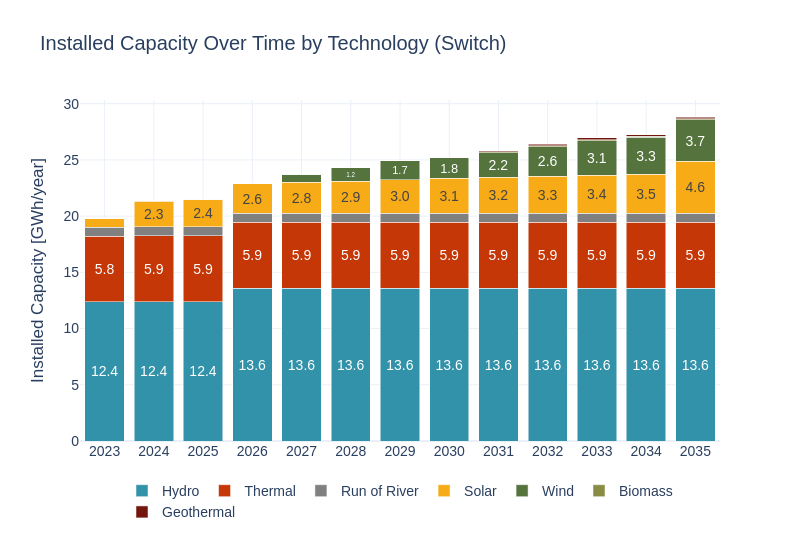

Here is the notebook cell this chart was saved with:
### Code cell
import pandas as pd

cap_inst = pd.read_csv(model_outputs_path + 'BuildGen.csv')
gen_info = pd.read_csv(model_inputs_path + 'gen_info.csv')

# Unir con info de tecnologías
cap_inst = pd.merge(cap_inst, gen_info, left_on='GEN_BLD_YRS_1',
                    right_on='GENERATION_PROJECT', how='inner')
# Filtrar solo plantas activas (gen_max_age > 1)
cap_inst = cap_inst[cap_inst['gen_max_age'] > 1]
# Expandir cada planta en sus años activos
records = []
for _, row in cap_inst.iterrows():
    start_year = row['GEN_BLD_YRS_2']
    end_year = start_year + row['gen_max_age'] - 1
    for year in range(start_year, end_year + 1):
        if year <= 2035:
            records.append({
                'year': year,
                'gen_tech': row['gen_tech'],
                'BuildGen': row['BuildGen']
            })

# Crear nuevo DataFrame con capacidad activa por año
cap_inst_expanded = pd.DataFrame(records)
# Sumar capacidad instalada activa por año y tecnología
cap_inst_switch = cap_inst_expanded.groupby(['year', 'gen_tech'], as_index=False)['BuildGen'].sum()
cap_inst_switch = cap_inst_switch[cap_inst_switch['year'] >= years[0]]
cap_inst_switch = cap_inst_switch[cap_inst_switch['year'] <= years[1]]
cap_inst_switch['BuildGen'] = cap_inst_switch['BuildGen'] / 1000
sw.scenarios.dispatched_generation(cap_inst_switch, 'Installed Capacity', 'GWh', 'year', 'BuildGen', 'gen_tech', scenario_name, 'Switch', 1)
#cap_inst_switch.to_csv('./14_switch.csv')

### Figure 1 — Plotly figure (JSON) as saved in the notebook; plotly's stock layout.template omitted (floating-point values rounded to 4 significant figures)
{"data": [{"alignmentgroup": "True", "hovertemplate": "gen_tech=Hydro<br>Year=%{x}<br>Dispatched Generation (MW)=%{y}<br>text=%{text}<extra></extra>", "insidetextanchor": "middle", "legendgroup": "Hydro", "marker": {"color": "#3292A9", "pattern": {"shape": ""}}, "name": "Hydro", "offsetgroup": "Hydro", "orientation": "v", "showlegend": true, "text": ["12.39", "12.39", "12.39", "13.59", "13.59", "13.59", "13.59", "13.59", "13.59", "13.59", "13.59", "13.59", "13.59"], "textangle": 0, "textposition": "inside", "texttemplate": "%{text:.1f}", "type": "bar", "x": [2023, 2024, 2025, 2026, 2027, 2028, 2029, 2030, 2031, 2032, 2033, 2034, 2035], "xaxis": "x", "y": [12.39, 12.39, 12.39, 13.59, 13.59, 13.59, 13.59, 13.59, 13.59, 13.59, 13.59, 13.59, 13.59], "yaxis": "y"}, {"alignmentgroup": "True", "hovertemplate": "gen_tech=Thermal<br>Year=%{x}<br>Dispatched Generation (MW)=%{y}<br>text=%{text}<extra></extra>", "insidetextanchor": "middle", "legendgroup": "Thermal", "marker": {"color": "#C53707", "pattern": {"shape": ""}}, "name": "Thermal", "offsetgroup": "Thermal", "orientation": "v", "showlegend": true, "text": ["5.82", "5.87", "5.87", "5.87", "5.87", "5.87", "5.87", "5.87", "5.87", "5.87", "5.87", "5.87", "5.87"], "textangle": 0, "textposition": "inside", "texttemplate": "%{text:.1f}", "type": "bar", "x": [2023, 2024, 2025, 2026, 2027, 2028, 2029, 2030, 2031, 2032, 2033, 2034, 2035], "xaxis": "x", "y": [5.822, 5.873, 5.873, 5.873, 5.873, 5.873, 5.873, 5.873, 5.873, 5.873, 5.873, 5.873, 5.873], "yaxis": "y"}, {"alignmentgroup": "True", "hovertemplate": "gen_tech=Run of River<br>Year=%{x}<br>Dispatched Generation (MW)=%{y}<br>text=%{text}<extra></extra>", "insidetextanchor": "middle", "legendgroup": "Run of River", "marker": {"color": "#808080", "pattern": {"shape": ""}}, "name": "Run of River", "offsetgroup": "Run of River", "orientation": "v", "showlegend": true, "text": ["", "", "", "", "", "", "", "", "", "", "", "", ""], "textangle": 0, "textposition": "inside", "texttemplate": "%{text:.1f}", "type": "bar", "x": [2023, 2024, 2025, 2026, 2027, 2028, 2029, 2030, 2031, 2032, 2033, 2034, 2035], "xaxis": "x", "y": [0.782, 0.782, 0.782, 0.782, 0.782, 0.782, 0.782, 0.782, 0.782, 0.782, 0.782, 0.782, 0.782], "yaxis": "y"}, {"alignmentgroup": "True", "hovertemplate": "gen_tech=Solar<br>Year=%{x}<br>Dispatched Generation (MW)=%{y}<br>text=%{text}<extra></extra>", "insidetextanchor": "middle", "legendgroup": "Solar", "marker": {"color": "#F7AB17", "pattern": {"shape": ""}}, "name": "Solar", "offsetgroup": "Solar", "orientation": "v", "showlegend": true, "text": ["", "2.29", "2.40", "2.62", "2.75", "2.88", "3.00", "3.11", "3.22", "3.31", "3.39", "3.47", "4.63"], "textangle": 0, "textposition": "inside", "texttemplate": "%{text:.1f}", "type": "bar", "x": [2023, 2024, 2025, 2026, 2027, 2028, 2029, 2030, 2031, 2032, 2033, 2034, 2035], "xaxis": "x", "y": [0.7522, 2.292, 2.402, 2.62, 2.748, 2.876, 2.999, 3.108, 3.217, 3.308, 3.387, 3.467, 4.628], "yaxis": "y"}, {"alignmentgroup": "True", "hovertemplate": "gen_tech=Wind<br>Year=%{x}<br>Dispatched Generation (MW)=%{y}<br>text=%{text}<extra></extra>", "insidetextanchor": "middle", "legendgroup": "Wind", "marker": {"color": "#55733D", "pattern": {"shape": ""}}, "name": "Wind", "offsetgroup": "Wind", "orientation": "v", "showlegend": true, "text": ["", "", "", "", "", "1.18", "1.67", "1.84", "2.19", "2.61", "3.08", "3.28", "3.69"], "textangle": 0, "textposition": "inside", "texttemplate": "%{text:.1f}", "type": "bar", "x": [2023, 2024, 2025, 2026, 2027, 2028, 2029, 2030, 2031, 2032, 2033, 2034, 2035], "xaxis": "x", "y": [0.032, 0.032, 0.032, 0.032, 0.7252, 1.175, 1.667, 1.843, 2.192, 2.611, 3.082, 3.282, 3.688], "yaxis": "y"}, {"alignmentgroup": "True", "hovertemplate": "gen_tech=Biomass<br>Year=%{x}<br>Dispatched Generation (MW)=%{y}<br>text=%{text}<extra></extra>", "insidetextanchor": "middle", "legendgroup": "Biomass", "marker": {"color": "#8A8C46", "pattern": {"shape": ""}}, "name": "Biomass", "offsetgroup": "Biomass", "orientation": "v", "showlegend": true, "text": ["", "", "", "", "", "", "", "", "", "", "", ""], "textangle": 0, "textposition": "inside", "texttemplate": "%{text:.1f}", "type": "bar", "x": [2024, 2025, 2026, 2027, 2028, 2029, 2030, 2031, 2032, 2033, 2034, 2035], "xaxis": "x", "y": [1.018e-12, 1.195e-10, 1.948e-10, 3.305e-10, 4.696e-10, 6.178e-10, 9.063e-10, 0.07175, 0.09838, 0.09838, 0.1, 0.1], "yaxis": "y"}, {"alignmentgroup": "True", "hovertemplate": "gen_tech=Geothermal<br>Year=%{x}<br>Dispatched Generation (MW)=%{y}<br>text=%{text}<extra></extra>", "insidetextanchor": "middle", "legendgroup": "Geothermal", "marker": {"color": "#73160E", "pattern": {"shape": ""}}, "name": "Geothermal", "offsetgroup": "Geothermal", "orientation": "v", "showlegend": true, "text": ["", "", "", "", "", "", "", "", "", "", "", ""], "textangle": 0, "textposition": "inside", "texttemplate": "%{text:.1f}", "type": "bar", "x": [2024, 2025, 2026, 2027, 2028, 2029, 2030, 2031, 2032, 2033, 2034, 2035], "xaxis": "x", "y": [1.008e-12, 1.195e-10, 1.948e-10, 3.305e-10, 4.696e-10, 6.178e-10, 9.064e-10, 0.07409, 0.1459, 0.1459, 0.15, 0.15], "yaxis": "y"}], "layout": {"barmode": "stack", "font": {"family": "Arial", "size": 14}, "height": 540, "legend": {"orientation": "h", "title": {}, "tracegroupgap": 0, "x": 0.5, "xanchor": "center", "y": -0.1}, "title": {"text": "Installed Capacity Over Time by Technology (Switch)"}, "width": 800, "xaxis": {"anchor": "y", "domain": [0, 1], "showgrid": true, "tickangle": 0, "tickfont": {"family": "Arial", "size": 14}, "tickvals": [2023, 2024, 2025, 2026, 2027, 2028, 2029, 2030, 2031, 2032, 2033, 2034, 2035], "title": {"text": ""}}, "yaxis": {"anchor": "x", "domain": [0, 1], "title": {"text": "Installed Capacity [GWh/year]"}}}}
